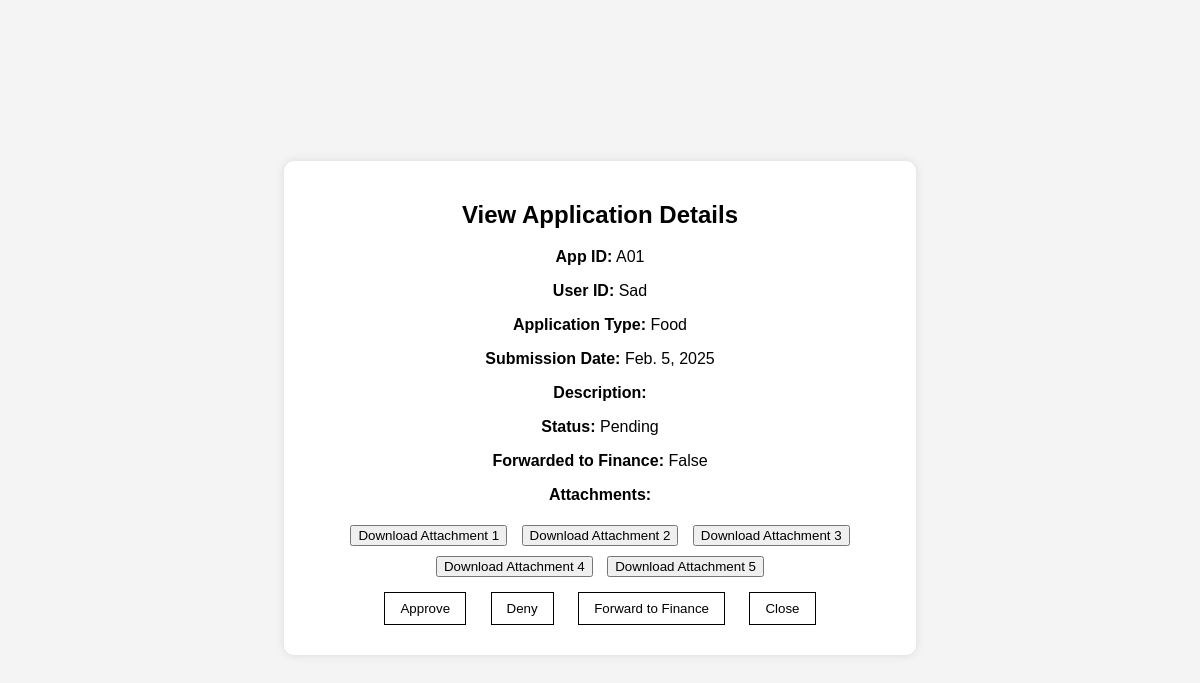
Before: /view_application/A01/ with the older database file.
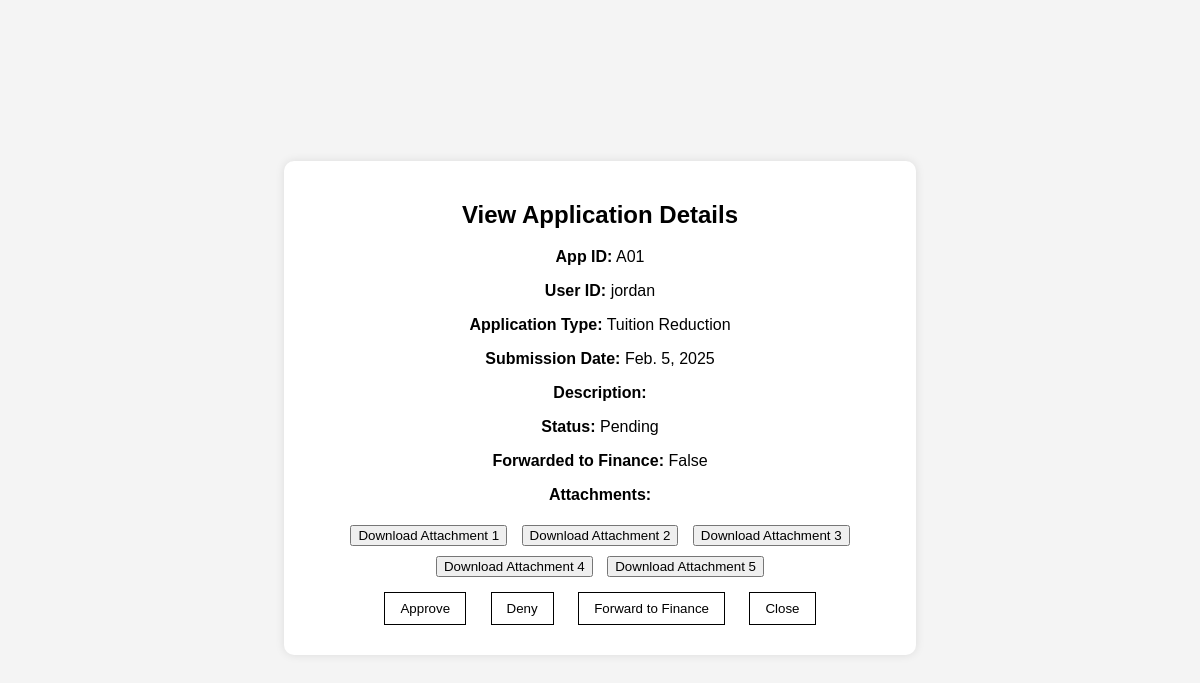
After: the same page with the newer database file.
### home/models.py (models this page shows, shortened)
class Application(models.Model):
    APP_TYPE_CHOICES = [
        ("Financial", "Financial"),
        ("Tuition Reduction", "Tuition Reduction"),
        ("Food", "Food"),
        ("Study Supplies", "Study Supplies"),
        ("Miscellaneous", "Miscellaneous"),
    ]
    APP_STATUS_CHOICES = [
        ("Pending", "Pending"),
        ("Approved", "Approved"),
        ("Denied", "Denied"),
        ("Appealing", "Appealing"),
    ]
    app_id = models.CharField(max_length=10, primary_key=True)
    user = models.ForeignKey(settings.AUTH_USER_MODEL, on_delete=models.CASCADE, to_field='userid')
    app_type = models.CharField(max_length=20, choices=APP_TYPE_CHOICES)
    app_date = models.DateField()
    app_description = models.TextField(max_length=1000)
    app_attached1 = models.BinaryField(null=True, blank=True)
    app_attached2 = models.BinaryField(null=True, blank=True)
    app_attached3 = models.BinaryField(null=True, blank=True)
    app_attached4 = models.BinaryField(null=True, blank=True)
    app_attached5 = models.BinaryField(null=True, blank=True)
    app_status = models.CharField(max_length=10, choices=APP_STATUS_CHOICES, default="Pending")
    forwarded_to_finance = models.BooleanField(default=False)
    app_denyreason = models.TextField(max_length=1000, blank=True, null=True)
    app_denyreason2 = models.TextField(max_length=1000, blank=True, null=True)
    app_appeal = models.TextField(max_length=1000, blank=True, null=True)
    app_appealdate = models.DateField(blank=True, null=True)
    app_decider = models.CharField(max_length=10, blank=True, null=True)
    app_decider2 = models.CharField(max_length=10, blank=True, null=True)

### view_application/views.py (the view)
# urls.py: path('<str:app_id>/', view_application_view, name='view_application'),
def view_application_view(request, app_id):
    application = get_object_or_404(Application, pk=app_id)
    return render(request, 'view_application/view_application_page.html', {'application': application})

### view_application/templates/view_application/view_application_page.html (shortened to what this page needs)
<!DOCTYPE html>
<html lang="en">
<head>
</head>
<body>
    <div class="container">
        <h2>View Application Details</h2>
        <p><strong>App ID:</strong> {{ application.app_id }}</p>
        <p><strong>User ID:</strong> {{ application.user_id }}</p>
        <p><strong>Application Type:</strong> {{ application.app_type }}</p>
        <p><strong>Submission Date:</strong> {{ application.app_date }}</p>
        <p><strong>Description:</strong> {{ application.description }}</p>
        <p><strong>Status:</strong> {{ application.app_status }}</p>
        <p><strong>Forwarded to Finance:</strong> {{ application.forwarded_to_finance }}</p>
        <p><strong>Attachments:</strong></p>
        <div class="attachments">
            <button>Download Attachment 1</button>
            <button>Download Attachment 2</button>
            <button>Download Attachment 3</button>
            <button>Download Attachment 4</button>
            <button>Download Attachment 5</button>
        </div>
        <div class="actions">
            <button>Approve</button>
            <button>Deny</button>
            <button>Forward to Finance</button>
            <button>Close</button>
        </div>
    </div>
</body>
</html>

Changed rows visible on the page:
changed Application "Pending": user_id "Sad" → "jordan"; app_type "Food" → "Tuition Reduction"
